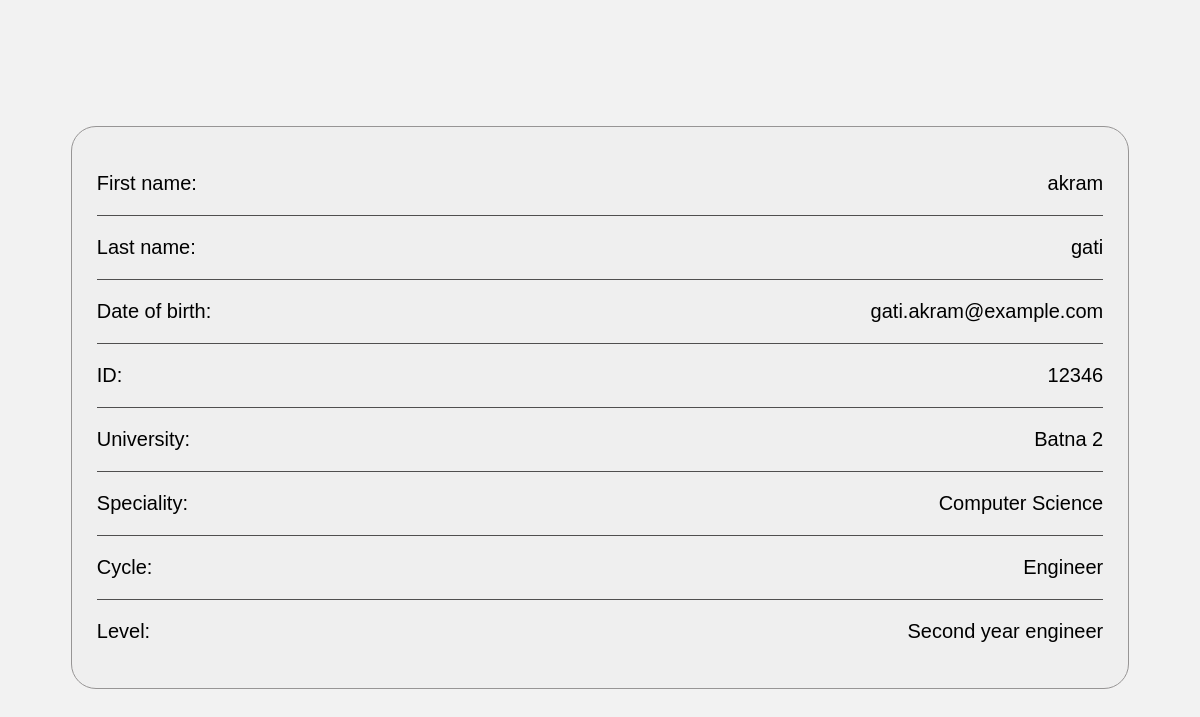
Screenshot of /Information (signed in) with the database file from the repository.
### tables this page shows
CREATE TABLE "etudiant" (
	"etudiant_id"	INTEGER,
	"matricule"	INTEGER NOT NULL UNIQUE,
	"nom"	TEXT NOT NULL,
	"prenom"	TEXT NOT NULL,
	"date_de_naissance"	TEXT,
	"email"	TEXT UNIQUE,
	"mot_de_passe"	TEXT NOT NULL,
	PRIMARY KEY("etudiant_id")
);

### app.py (the view)
@app.route('/Information', methods=["POST", "GET"])
@login_required
def information():
    first_name = current_user.prenom
    last_name = current_user.nom
    id = current_user.matricule
    date_of_birth = current_user.date_de_naissance
    return render_template('information.html', first_name=first_name, last_name=last_name, id=id, date_of_birth=date_of_birth)

### app.py (called while the page is built)
def get_db():
    if 'db' not in g:
        g.db = sqlite3.connect(app.config['DATABASE'], detect_types= sqlite3.PARSE_DECLTYPES)
        g.db.row_factory = sqlite3.Row
    return g.db

@login_manager.user_loader
def load_user(user_id):
    db = get_db()
    cur = db.execute('SELECT * FROM etudiant WHERE etudiant_id = ?', (user_id,)).fetchone()
    if cur is not None:
        return Student(cur['etudiant_id'], cur['matricule'], cur['nom'], cur['prenom'], cur['email'], cur['date_de_naissance'],cur['mot_de_passe'])
    cur = db.execute('SELECT * FROM admin WHERE admin_id = ?', (user_id,)).fetchone()
    if cur is not None:
        return Admin(cur['admin_id'], cur['username'], cur['password'], cur.get('email'))
    return None

### templates/information.html (shortened to what this page needs)
<!DOCTYPE html>
<html lang="fr">
<head>
    <link rel="stylesheet" href="static/css/home.css">
</head>
<body>
   <div class="con">
    <div class="name1">
        <p>First name:</p>
        <p> {{first_name}} </p>
    </div>
    <div class="name2">
        <p>Last name:</p>
        <p> {{last_name}} </p>
    </div>
    <div class="date">
        <p>Date of birth:</p>
        <p> {{date_of_birth}} </p>
    </div>
    <div class="id">
        <p>ID:</p>
        <p> {{id}} </p>
    </div>
    <div class="univ">
        <p>University:</p>
        <p>Batna 2</p>
    </div>
    <div class="spe">
        <p>Speciality:</p>
        <p>Computer Science</p>
    </div>
    <div class="cyc">
        <p>Cycle:</p>
        <p>Engineer</p>
    </div>
    <div class="level">
        <p>Level:</p>
        <p>Second year engineer</p>
    </div>
   </div>
</body>
</html>

### static/css/home.css (style rules this page uses)
body { font-family: sans-serif; font-size: 20px; display: flex; justify-content: center; background-color: #f2f2f2; }
.name2,.date,.id,.univ,.spe,.cyc,.level { display: flex; flex-direction: row; border-top: rgb(80, 79, 79) solid 1px; justify-content: space-between; }
.con { background-color: #efefef; padding: 25px; width: 50%; border:rgb(151, 149, 149) solid 1px; border-radius: 25px; margin-top: 10%; }
.name1 { display: flex; flex-direction: row; justify-content: space-between; }
@media (max-width:1600px) { .con { width: 85%; } }

### rows the page displays
etudiant: prenom "akram", nom "gati", email "gati.akram@example.com", matricule "12346"
